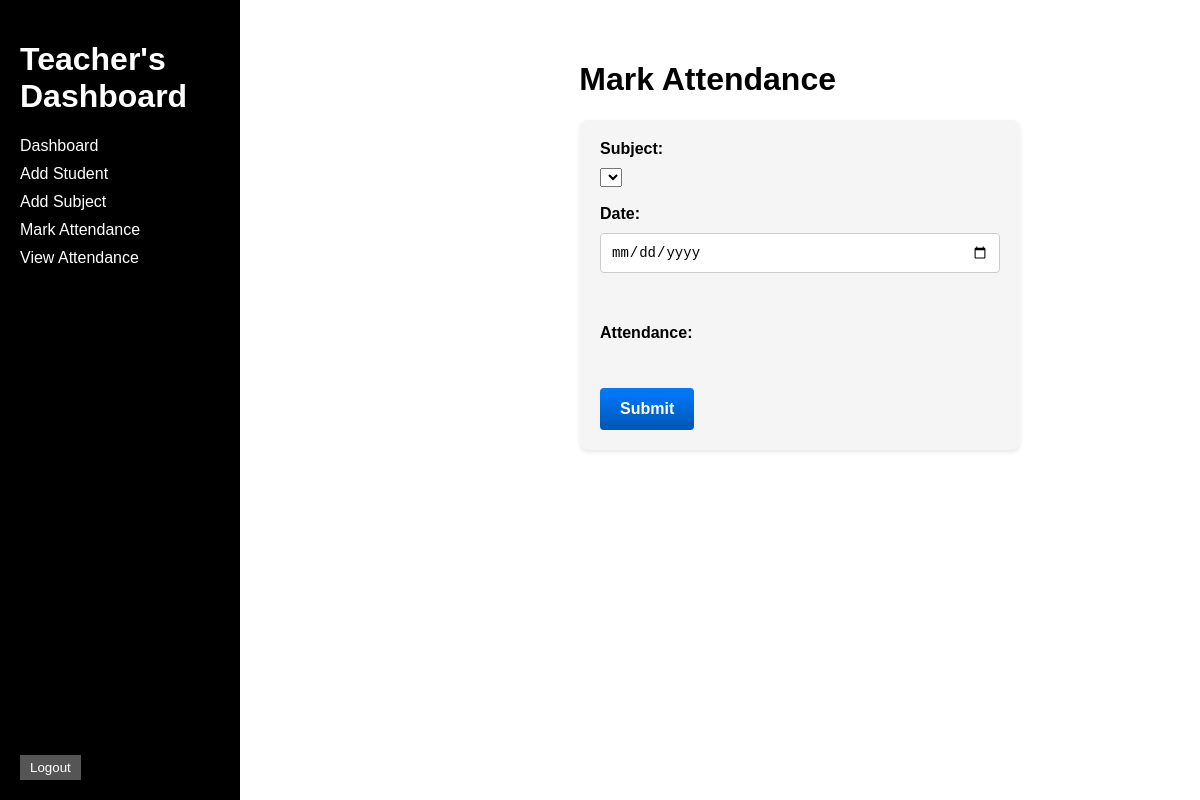
Before: /mark_attendance with the older database file.
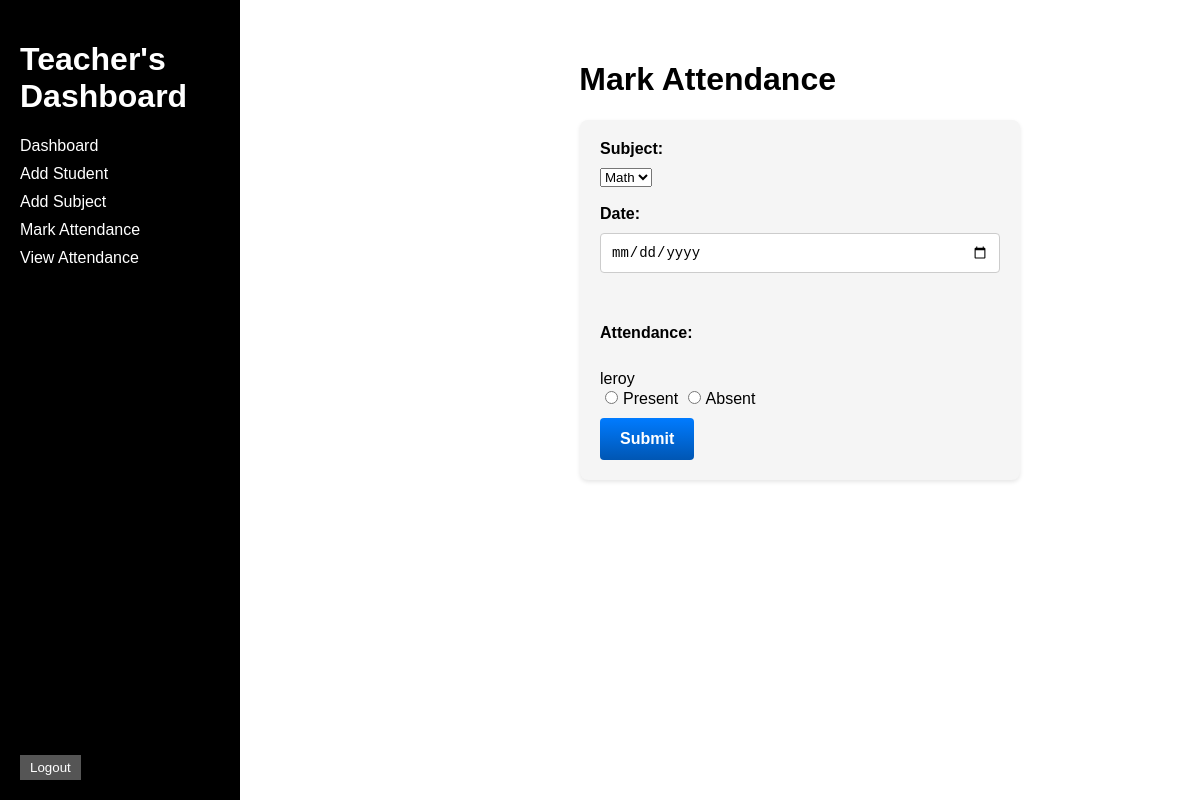
After: the same page with the newer database file.
### tables this page shows
CREATE TABLE students (
                id INTEGER PRIMARY KEY AUTOINCREMENT,
                name TEXT NOT NULL,
                roll_no INTEGER UNIQUE NOT NULL
            );

### app.py (the view, shortened to what this page needs)
@app.route('/mark_attendance', methods=['GET', 'POST'])
def mark_attendance():
    c.execute("SELECT * FROM students")
    students = c.fetchall()
    c.execute("SELECT * FROM subjects")
    subjects = c.fetchall()
    return render_template('mark_attendance.html', students=students, subjects=subjects)

### templates/mark_attendance.html (shortened to what this page needs)
{% extends 'base.html' %}
{% block content %}
    <div class="content">
        <h1 class="add-student-heading">Mark Attendance</h1>
        <form class="mark-attendance-form" method="post" action="{{ url_for('mark_attendance') }}">
            <label for="subject">Subject:</label>
            <select id="subject" name="subject" required>
                {% for subject in subjects %}
                    <option value="{{ subject[0] }}">{{ subject[1] }}</option>
                {% endfor %}
            </select>
            <br><br>
            <label for="date">Date:</label>
            <input type="date" id="date" name="date" required><br><br>
            <br>
            <label>Attendance:</label><br>
            <div class="students-column">
                {% for student in students %}
                    {{ student[1] }}<br>
                    <input type="radio" name="status_{{ student[0] }}" value="Present" required>Present
                    <input type="radio" name="status_{{ student[0] }}" value="Absent" required>Absent<br>
                {% endfor %}
            </div>
            <br style="clear: both;">
            <input type="submit" value="Submit">
        </form>
    </div>
{% endblock %}

Changed rows visible on the page:
added students: name "leroy"
Other visible differences:
form field subject: (not shown) → "Math"
